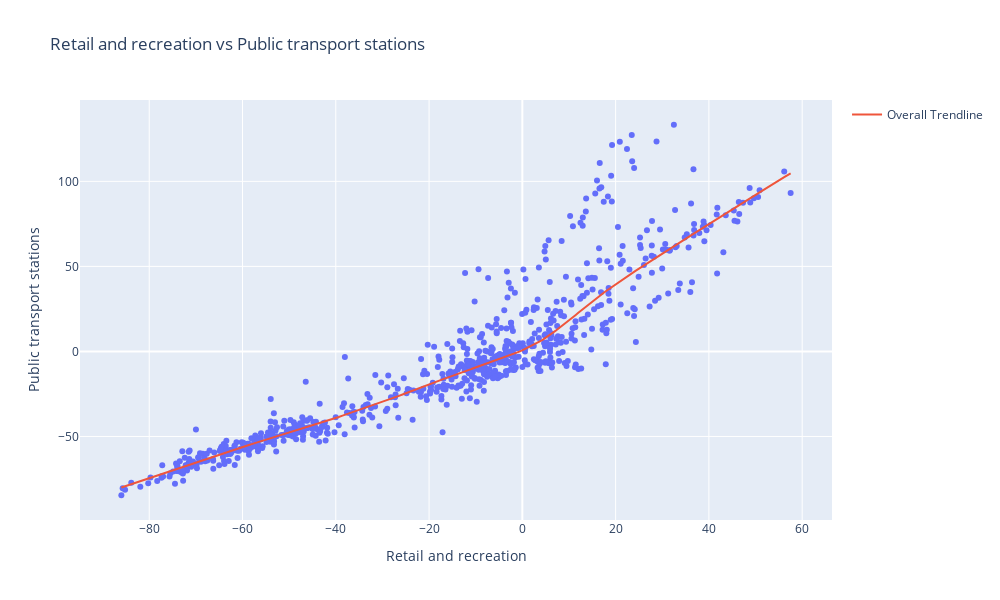

The cell this chart's notebook holds for it:
### Code cell
X = 'retail_and_recreation_percent_change_from_baseline'
Y = 'transit_stations_percent_change_from_baseline'
x_index = google.columns.get_loc(X) - 1
y_index = google.columns.get_loc(Y) - 1

fig = px.scatter(
    data_frame=google,
    x=X,
    y=Y,
    trendline='lowess',
    trendline_scope='overall',
    trendline_options=dict(frac=1/3),
    title=f'{helper.TITLES[x_index]} vs {helper.TITLES[y_index]}',
    labels={
        X: helper.TITLES[x_index],
        Y: helper.TITLES[y_index]
    },
    width=PLOT_WIDTH,
    height=600
)
fig.show()

### Figure 1 — Plotly figure (JSON) as saved in the notebook; plotly's stock layout.template omitted (floating-point values rounded to 4 significant figures; data arrays with more than 128 entries replaced by an {"elided": "..."} marker saying what was removed)
{"data": [{"hovertemplate": "Retail and recreation=%{x}<br>Public transport stations=%{y}<extra></extra>", "legendgroup": "", "marker": {"color": "#636efa", "symbol": "circle"}, "mode": "markers", "name": "", "orientation": "v", "showlegend": false, "type": "scatter", "x": {"elided": "748 float values"}, "xaxis": "x", "y": {"elided": "748 float values"}, "yaxis": "y"}, {"hovertemplate": "<b>LOWESS trendline</b><br><br>Retail and recreation=%{x}<br>Public transport stations=%{y} <b>(trend)</b><extra></extra>", "legendgroup": "Overall Trendline", "line": {"color": "#EF553B"}, "mode": "lines", "name": "Overall Trendline", "showlegend": true, "type": "scatter", "x": {"elided": "748 float values"}, "xaxis": "x", "y": {"elided": "748 float values"}, "yaxis": "y"}], "layout": {"height": 600, "legend": {"tracegroupgap": 0}, "title": {"text": "Retail and recreation vs Public transport stations"}, "width": 1000, "xaxis": {"anchor": "y", "autorange": true, "domain": [0, 1], "range": [-94.85, 66.4], "title": {"text": "Retail and recreation"}, "type": "linear"}, "yaxis": {"anchor": "x", "autorange": true, "domain": [0, 1], "range": [-99.12, 147.8], "title": {"text": "Public transport stations"}, "type": "linear"}}}
